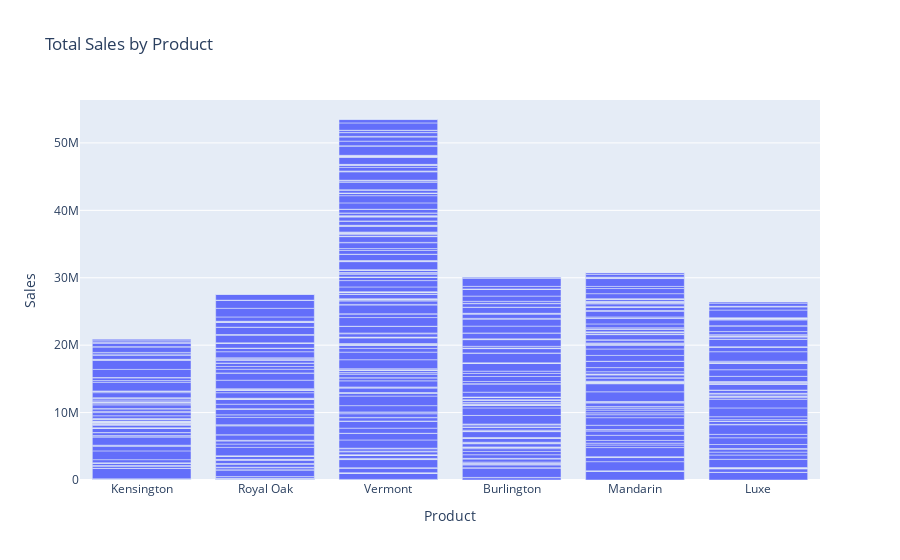

Here is the notebook cell this chart was saved with:
### Code cell
fig = px.bar(sales_data, x='Product', y='Sales', title='Total Sales by Product')

fig.show()

### Figure 1 — Plotly figure (JSON) as saved in the notebook; plotly's stock layout.template omitted (floating-point values rounded to 4 significant figures; data arrays with more than 128 entries replaced by an {"elided": "..."} marker saying what was removed)
{"data": [{"alignmentgroup": "True", "hovertemplate": "Product=%{x}<br>Sales=%{y}<extra></extra>", "legendgroup": "", "marker": {"color": "#636efa", "pattern": {"shape": ""}}, "name": "", "offsetgroup": "", "orientation": "v", "showlegend": false, "textposition": "auto", "type": "bar", "x": {"elided": "700 str values"}, "xaxis": "x", "y": {"elided": "700 float values"}, "yaxis": "y"}], "layout": {"barmode": "relative", "legend": {"tracegroupgap": 0}, "title": {"text": "Total Sales by Product"}, "xaxis": {"anchor": "y", "domain": [0, 1], "title": {"text": "Product"}}, "yaxis": {"anchor": "x", "domain": [0, 1], "title": {"text": "Sales"}}}}
